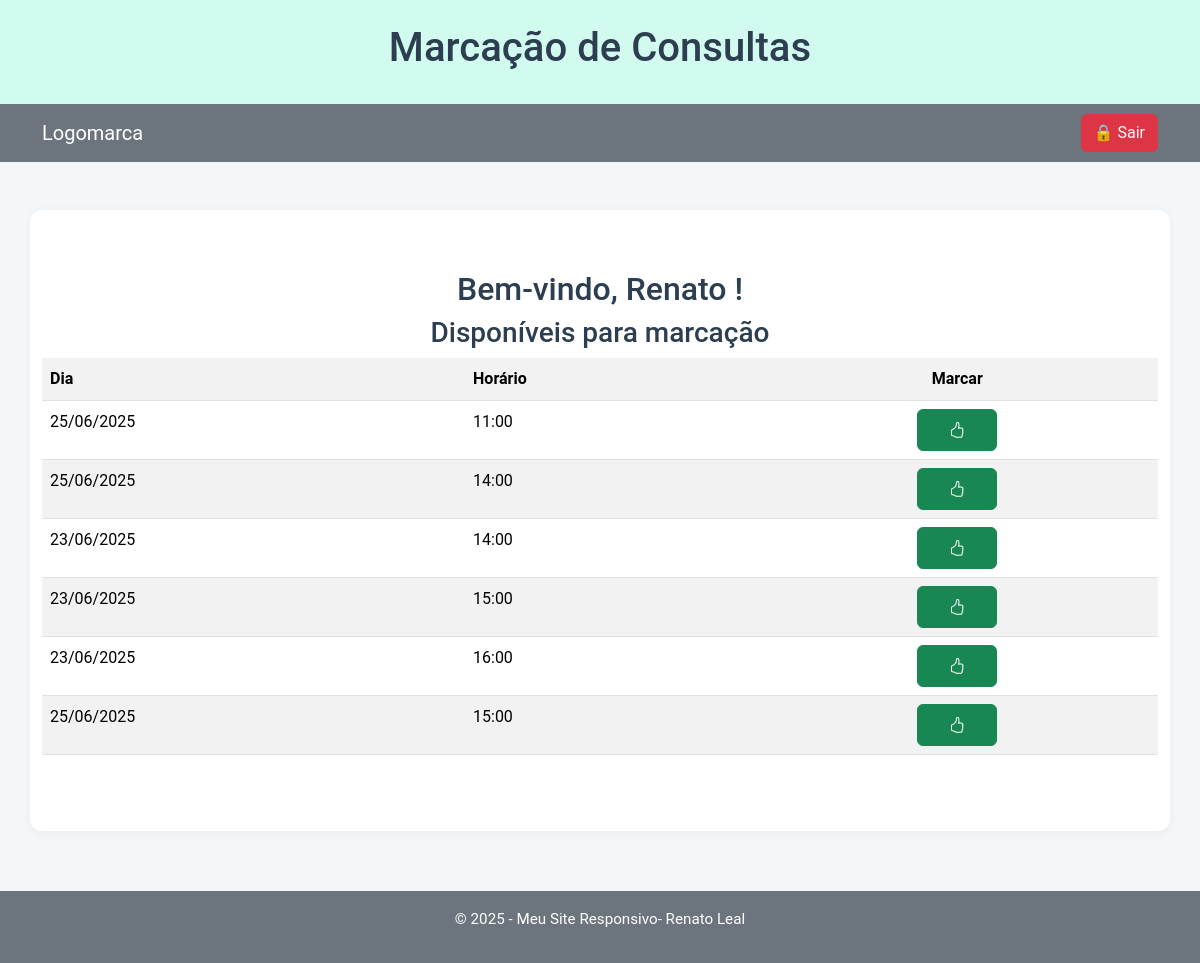
Screenshot of /sistemacliente.php (signed in) with the database file from the repository.
### tables this page shows
CREATE TABLE `selecoes_consultas` (
  `id` int(11) NOT NULL,
  `dia` varchar(20) NOT NULL,
  `horario` varchar(5) NOT NULL,
  `criado_em` timestamp NOT NULL DEFAULT current_timestamp(),
  `medico_id` int(11) NOT NULL
);

### dinamicoCliente.php (the view, shortened to what this page needs)
<?php
include 'conexao.php';
$login = $_SESSION['telefone'];
$medico_id = 1;
$sql = "SELECT id, data_consulta, horario FROM consultas_marcadas WHERE telefone = ?";
$stmt = $conexao->prepare($sql);
$stmt->bind_param("s", $login);
$stmt->execute();
$result = $stmt->get_result();
if ($result->num_rows > 0) {
    echo "<div><h3 id='sucesso'> Consulta marcada com SUCESSO!</h3></div>
	<table class='table table-striped table'>
            <tr>
                <th>Dia</th>
                <th>Horário</th>
                <th class='thCentralizar'>Desmarcar</th>
            </tr>";
    while($row = $result->fetch_assoc()) {
        echo "<tr>
                <td>" . htmlspecialchars($row["data_consulta"]) . "</td>
                <td>" . htmlspecialchars($row["horario"]) . "</td>
                          <td class ='botaoCentralizar'> <button class='btn btn-danger btn-excluir' data-id='" . htmlspecialchars($row['id']) . "'  id='excluir'>
                   <svg xmlns='http://www.w3.org/2000/svg' width='16' height='16' fill='currentColor' class='bi bi-hand-thumbs-down' viewBox='0 0 16 16'>
  <path d='M8.864 15.674c-.956.24-1.843-.484-1.908-1.42-.072-1.05-.23-2.015-.428-2.59-.125-.36-.479-1.012-1.04-1.638-.557-.624-1.282-1.179-2.131-1.41C2.685 8.432 2 7.85 2 7V3c0-.845.682-1.464 1.448-1.546 1.07-.113 1.564-.415 2.068-.723l.048-.029c.272-.166.578-.349.97-.484C6.931.08 7.395 0 8 0h3.5c.937 0 1.599.478 1.934 1.064.164.287.254.607.254.913 0 .152-.023.312-.077.464.201.262.38.577.488.9.11.33.172.762.004 1.15.069.13.12.268.159.403.077.27.113.567.113.856s-.036.586-.113.856c-.035.12-.08.244-.138.363.394.571.418 1.2.234 1.733-.206.592-.682 1.1-1.2 1.272-.847.283-1.803.276-2.516.211a10 10 0 0 1-.443-.05 9.36 9.36 0 0 1-.062 4.51c-.138.508-.55.848-1.012.964zM11.5 1H8c-.51 0-.863.068-1.14.163-.281.097-.506.229-.776.393l-.04.025c-.555.338-1.198.73-2.49.868-.333.035-.554.29-.554.55V7c0 .255.226.543.62.65 1.095.3 1.977.997 2.614 1.709.635.71 1.064 1.475 1.238 1.977.243.7.407 1.768.482 2.85.025.362.36.595.667.518l.262-.065c.16-.04.258-.144.288-.255a8.34 8.34 0 0 0-.145-4.726.5.5 0 0 1 .595-.643h.003l.014.004.058.013a9 9 0 0 0 1.036.157c.663.06 1.457.054 2.11-.163.175-.059.45-.301.57-.651.107-.308.087-.67-.266-1.021L12.793 7l.353-.354c.043-.042.105-.14.154-.315.048-.167.075-.37.075-.581s-.027-.414-.075-.581c-.05-.174-.111-.273-.154-.315l-.353-.354.353-.354c.047-.047.109-.176.005-.488a2.2 2.2 0 0 0-.505-.804l-.353-.354.353-.354c.006-.005.041-.05.041-.17a.9.9 0 0 0-.121-.415C12.4 1.272 12.063 1 11.5 1'/>
</svg>                </button> </td>
                 <span>Confira abaixo a data e o horário!</span>
              </tr>";
    }
    echo "</table>";
} else {
    $sql = "SELECT id, dia, horario FROM selecoes_consultas WHERE medico_id = ?";
$stmt = $conexao->prepare($sql);
$stmt->bind_param("i", $medico_id);
$stmt->execute();
$result = $stmt->get_result();
if ($result->num_rows > 0) {
    echo "<div><h3>Disponíveis para marcação</h3></div>
	<table class='table table-striped table'>
            <tr>
                <th>Dia</th>
                <th>Horário</th>
                <th class='thCentralizar'>Marcar</th>
            </tr>";
    while($row = $result->fetch_assoc()) {
        echo "<tr>
                <td>" . htmlspecialchars($row["dia"]) . "</td>
                <td>" . htmlspecialchars($row["horario"]) . "</td>
                <td class ='botaoCentralizar'> <button class='btn btn-success btn-marcar' data-id='" . htmlspecialchars($row['id']) . "'  id='marcar'>
                    <svg xmlns='http://www.w3.org/2000/svg' width='16' height='16' fill='currentColor' class='bi bi-hand-thumbs-up' viewBox='0 0 16 16'>
  <path d='M8.864.046C7.908-.193 7.02.53 6.956 1.466c-.072 1.051-.23 2.016-.428 2.59-.125.36-.479 1.013-1.04 1.639-.557.623-1.282 1.178-2.131 1.41C2.685 7.288 2 7.87 2 8.72v4.001c0 .845.682 1.464 1.448 1.545 1.07.114 1.564.415 2.068.723l.048.03c.272.165.578.348.97.484.397.136.861.217 1.466.217h3.5c.937 0 1.599-.477 1.934-1.064a1.86 1.86 0 0 0 .254-.912c0-.152-.023-.312-.077-.464.201-.263.38-.578.488-.901.11-.33.172-.762.004-1.149.069-.13.12-.269.159-.403.077-.27.113-.568.113-.857 0-.288-.036-.585-.113-.856a2 2 0 0 0-.138-.362 1.9 1.9 0 0 0 .234-1.734c-.206-.592-.682-1.1-1.2-1.272-.847-.282-1.803-.276-2.516-.211a10 10 0 0 0-.443.05 9.4 9.4 0 0 0-.062-4.509A1.38 1.38 0 0 0 9.125.111zM11.5 14.721H8c-.51 0-.863-.069-1.14-.164-.281-.097-.506-.228-.776-.393l-.04-.024c-.555-.339-1.198-.731-2.49-.868-.333-.036-.554-.29-.554-.55V8.72c0-.254.226-.543.62-.65 1.095-.3 1.977-.996 2.614-1.708.635-.71 1.064-1.475 1.238-1.978.243-.7.407-1.768.482-2.85.025-.362.36-.594.667-.518l.262.066c.16.04.258.143.288.255a8.34 8.34 0 0 1-.145 4.725.5.5 0 0 0 .595.644l.003-.001.014-.003.058-.014a9 9 0 0 1 1.036-.157c.663-.06 1.457-.054 2.11.164.175.058.45.3.57.65.107.308.087.67-.266 1.022l-.353.353.353.354c.043.043.105.141.154.315.048.167.075.37.075.581 0 .212-.027.414-.075.582-.05.174-.111.272-.154.315l-.353.353.353.354c.047.047.109.177.005.488a2.2 2.2 0 0 1-.505.805l-.353.353.353.354c.006.005.041.05.041.17a.9.9 0 0 1-.121.416c-.165.288-.503.56-1.066.56z'/>
</svg>
                </button>  </td>
              </tr>";
    }
    echo "</table>";
} else {
    echo "<div class='senao'>Não há mais datas disponíveis! Volte mais tarde!</div>";
}
}
?>

### css/style.css (style rules this page uses)
* { margin: 0; padding: 0; box-sizing: border-box; }
* { margin: 0; padding: 0; box-sizing: border-box; font-family: 'Roboto', sans-serif; }
body { background-color: #f4f7f9; color: #2c3e50; line-height: 1.6; }

### css/sistemaCliente.css (style rules this page uses)
.botaoCentralizar { text-align:end ; }
.btn-marcar, .btn-excluir { width: 80px; display: block; margin: 0 auto; padding: 8px 0; }
.thCentralizar { text-align: center; }

### rows the page displays
selecoes_consultas: dia "25/06/2025", horario "11:00"
selecoes_consultas: dia "25/06/2025", horario "14:00"
selecoes_consultas: dia "23/06/2025", horario "14:00"
selecoes_consultas: dia "23/06/2025", horario "15:00"
selecoes_consultas: dia "23/06/2025", horario "16:00"
selecoes_consultas: dia "25/06/2025", horario "15:00"

### other values shown
$_SESSION['nome'] "Renato"
